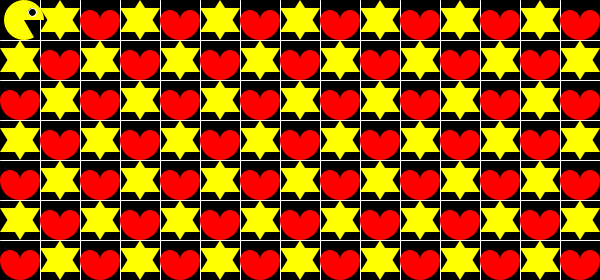
Frame 1 (no input)
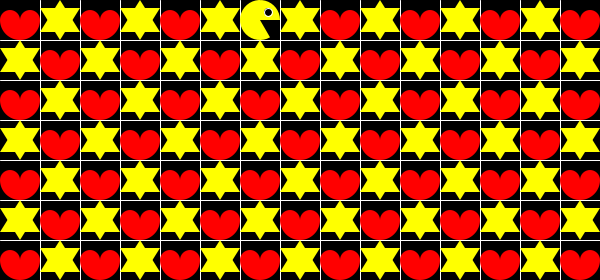
Frame 60 (the mouse pressed at the canvas centre just before this capture)
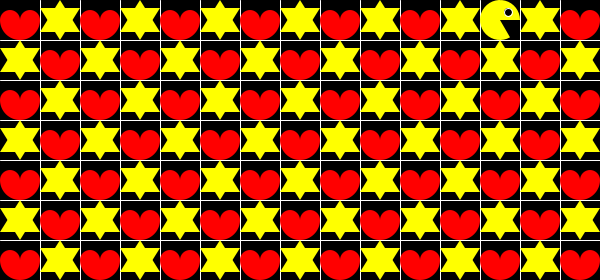
Frame 120 (the mouse held since frame 60 and released just before this capture)

The Processing sketch that drew these frames (run headless with seeded random() and noise(); from frame 60 on, the mouse is pressed at the canvas centre):

// Processing sketch: test
// ── test.pde
void setup(){
  size(600,280);
  p=8;
  px=p*2.5; py=p*2.5;
  pdx=1;
}
float p;
float px,py,pdx;
float sx,sy;
float hx,hy;

void back(){
  background(0);
  for(int i=40;i<width;i+=p*5){
    stroke(255);
    line(i,0,i,height);
  }for(int t=40;t<height;t+=p*5){
    stroke(255);
    line(0,t,width,t);
  }
}

void pacman(float a,float b,float pp,float dx){
  if(dx==1){
    strokeWeight(1);
    noStroke();
    fill(#FFFF00);
    arc(a,b,pp*5,pp*5,radians(60),radians(360));
    stroke(255);
    fill(0);
    ellipse(a+pp,b-pp,pp,pp);
  }else if(dx==-1){
    strokeWeight(1);
    noStroke();
    fill(#FFFF00);
    arc(a,b,pp*5,pp*5,radians(180),radians(480));
    stroke(255);
    fill(0);
    ellipse(a-pp,b-pp,pp,pp);
  }
}
  
void star(float x,float y){
  noStroke();
  fill(#FFFF00);
  triangle(x,y+p,x+p*5,y+p,x+p*2+p/2,y+p*5);
  triangle(x,y+p*4,x+p*5,y+p*4,x+p*2+p/2,y);
}

void starb(){
  for(sx=p*5;sx<width;sx+=p*10){
    for(sy=0;sy<height;sy+=p*10){
      if(sx<px && px<sx+p*5 && sy<py &&py<sy+p*5){
        continue;
      }
      star(sx,sy);
    }
  }
  for(sx=0;sx<width;sx+=p*10){
    for(sy=p*5;sy<height;sy+=p*10){
      if(sx<px && px<sx+p*5 && sy<py &&py<sy+p*5){
        continue;
      }
      star(sx,sy);
    }
  }
}

void heart(float c,float d){
  noStroke();
  fill(#FF0000);
  arc(c+p*2+p/2,d+p*2+p/2,p*5,p*5,radians(0),radians(180));
  arc(c+p*1.25,d+p*2+p/2,p*2.5,p*2.5,radians(180),radians(360));
  arc(c+p*3.75,d+p*2+p/2,p*2.5,p*2.5,radians(180),radians(360));
}

void heartb(){
  for(hx=0;hx<width;hx+=p*10){
    for(hy=0;hy<height;hy+=p*10){
      if(hx<px && px<hx+p*5 && hy<py &&py<hy+p*5){
        continue;
      }
      heart(hx,hy);
    }
  }
  for(hx=p*5;hx<width;hx+=p*10){
    for(hy=p*5;hy<height;hy+=p*10){
      if(hx<px && px<hx+p*5 && hy<py &&py<hy+p*5){
        continue;
      }
      heart(hx,hy);
    }
  }
}
void draw(){
  px+=4*pdx;
  
  if(px>width || px<0){
    py+=p*5;
    pdx*=-1;
  }
  
  if(px>width && py>height){
      px=width-p*2.5;
      py=p*2.5;
      back();
      heartb();
  }else if(px<0 && py>height){
      px=p*2.5;
      py=p*2.5;
      back();
      starb();
  }else{
      back();
      starb();
      heartb();
  }
  pacman(px,py,p,pdx);
}
